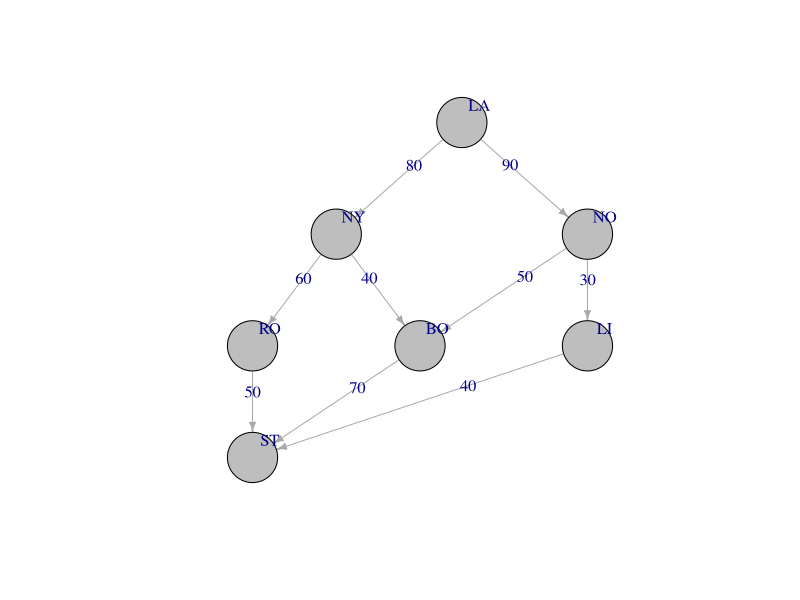
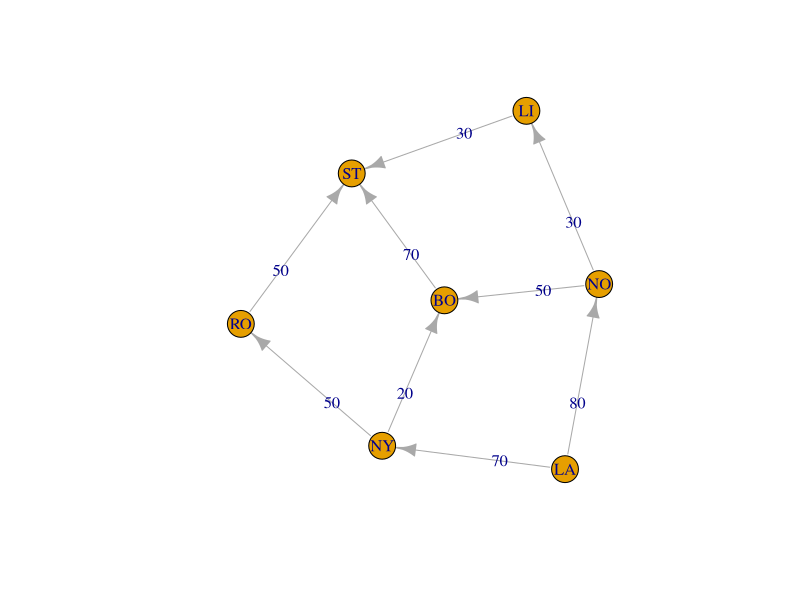

These figures' R source, in order:
# Loading "igraph" package
library(igraph)

# A data frame describing the flow and its capacity in each edge
E <- rbind(c("LA", "NY", 80), c("LA", "NO", 90), c("NY", "RO", 60), c("NY", "BO", 40), c("NO", "BO", 50), c("NO", "LI", 30), c("RO", "ST", 50), c("BO", "ST", 70), c("LI", "ST", 40))
colnames(E) <- c("from", "to", "capacity")
d <- as.data.frame(E)

# The input graph
g1 <- graph_from_data_frame(d)
g1
plot(g1, layout=layout.reingold.tilford, vertex.size=30, vertex.label.dist=2, vertex.color="grey", edge.arrow.size=0.5,edge.label=E(g1)$capacity)
V(g1)$name
E(g1)$capacity
list.vertex.attributes(g1)
list.edge.attributes(g1)

# Call max_flow function
max <- max_flow(g1, source = V(g1)["LA"], target = V(g1)["ST"])
max

# Plot the optimal solution
plot(g1, edge.label = max$flow)

# Min Cut # https://igraph.org/r/doc/min_cut.html
min_cut(g1, source =  V(g1)["ST"], target =  V(g1)["LA"], capacity=E(g1)$capacity, value.only=FALSE)
